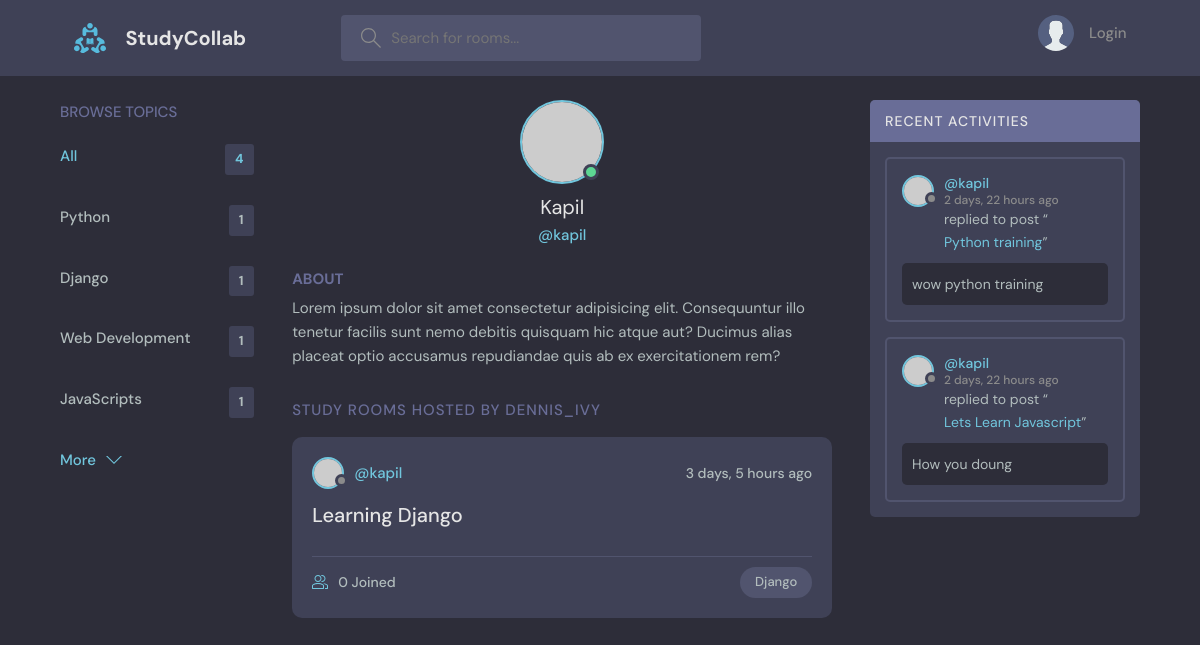
/profile/2, run on an earlier commit of the app's database.
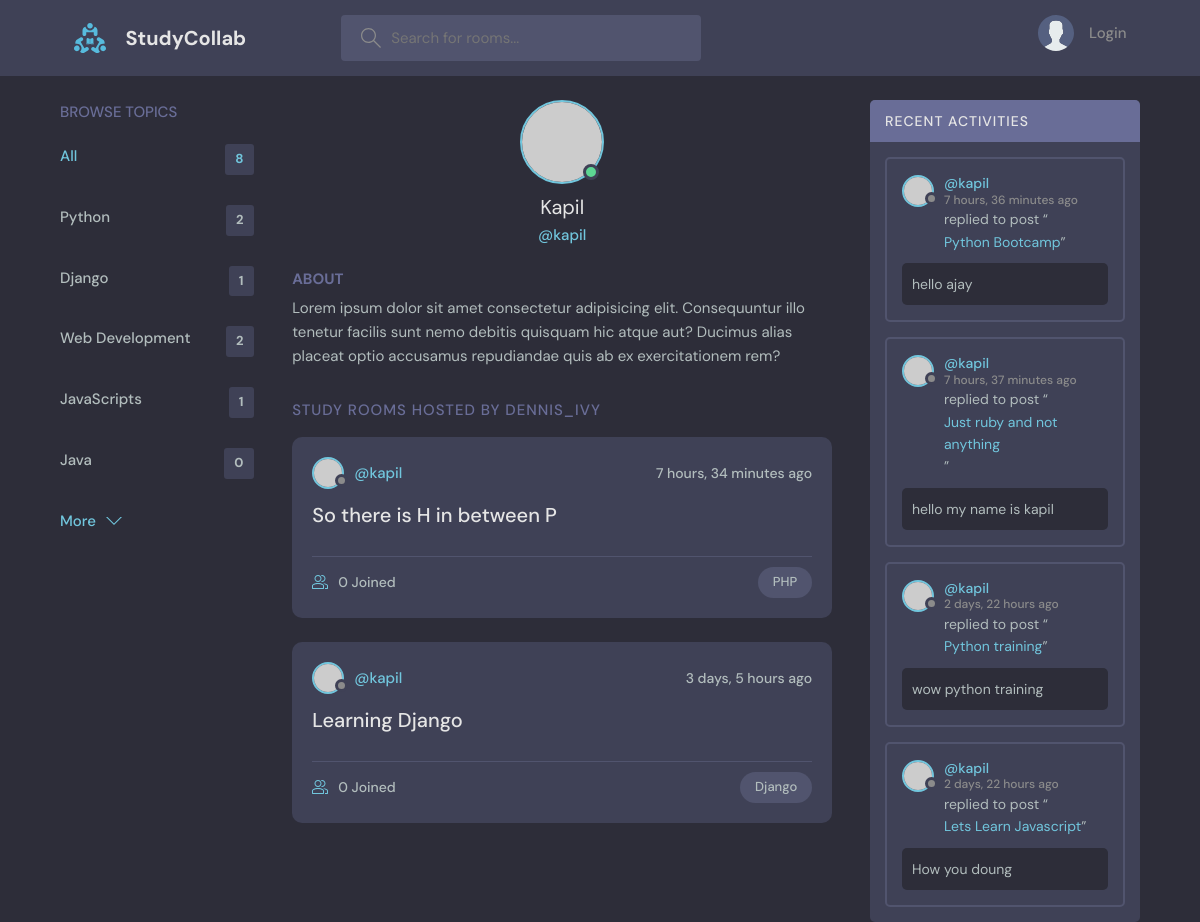
And on a later commit of the database.
### base/models.py (models this page shows, shortened)
class Topic(models.Model):
    name = models.CharField(max_length=255)

class Room(models.Model):
    host = models.ForeignKey(User, on_delete=models.CASCADE, null=True ,related_name='host')
    topic = models.ForeignKey(Topic, on_delete=models.SET_NULL, null=True, related_name='topic')
    participants = models.ManyToManyField(User,related_name='participants',blank=True)
    name = models.CharField(max_length=255)
    description = models.TextField(null=True, blank=True)
    updated = models.DateTimeField(auto_now=True)
    created = models.DateTimeField(auto_now_add=True)
    class Meta:
        ordering = ['-updated', '-created']
    def __str__(self) -> str:
        return self.name

class Message(models.Model):
    user = models.ForeignKey(User, on_delete=models.CASCADE, related_name='user')
    room = models.ForeignKey(Room, on_delete=models.CASCADE, related_name='message')
    body = models.TextField()
    updated = models.DateTimeField(auto_now=True)
    created = models.DateTimeField(auto_now_add=True)
    class Meta:
        ordering = ['-updated', '-created']

### base/views.py (the view)
# urls.py: path('profile/<str:pk>', views.userProfile, name='user-profile'),
def userProfile(request, pk):
    user = User.objects.get(pk=pk)
    rooms = user.host.all()
    room_messages = user.user.all()
    topics = Topic.objects.all()
    context ={'user':user, 'rooms':rooms, 'room_messages':room_messages, 'topics':topics}
    return render(request, 'base/profile.html', context)

### base/templates/base/profile.html (shortened to what this page needs)
{% extends 'main.html' %}
{% block content %}
  <main class="profile-page layout layout--3">
    <div class="container">
      {% include "base/topics_component.html" %}
      <div class="roomList">
        <div class="profile">
          <div class="profile__avatar">
            <div class="avatar avatar--large active">
              <img src="https://randomuser.me/api/portraits/men/11.jpg" />
            </div>
          </div>
          <div class="profile__info">
            <h3>{{user.username|capfirst}}</h3>
            <p>@{{user.username}}</p>
          </div>
          <div class="profile__about">
            <h3>About</h3>
            <p>
              Lorem ipsum dolor sit amet consectetur adipisicing elit. Consequuntur illo tenetur
              facilis sunt nemo debitis quisquam hic atque aut? Ducimus alias placeat optio
              accusamus repudiandae quis ab ex exercitationem rem?
            </p>
          </div>
        </div>
        <div class="roomList__header">
          <div>
            <h2>Study Rooms Hosted by dennis_ivy</a>
            </h2>
          </div>
        </div>
        {% include "base/feed_component.html" %}
      </div>
      {% include "base/activity_component.html" %}
    </div>
  </main>
{% endblock content %}

### templates/main.html (shortened to what this page needs)
<!DOCTYPE html>
{% load static %}
<html lang="en">
  <head>
    <link rel="stylesheet" href="{% static 'styles/style.css' %}" />
  </head>
  <body>
    {% include "navbar.html" %}
    {% block content %}{% endblock content %}
  </body>
</html>

### templates/navbar.html (shortened to what this page needs)
{% load static %}
<header class="header header--loggedIn">
    <div class="container">
      <a href="{% url "home" %}" class="header__logo">
        <img src="{% static 'images/logo.svg' %}" />
        <h1>StudyCollab</h1>
      </a>
      <form class="header__search" action="{% url "home" %}" method="GET">
        <label>
          <input name ="q" placeholder="Search for rooms..." />
        </label>
      </form>
      <nav class="header__menu">
        {% if request.user.is_authenticated %}
        <div class="header__user">
          <a href="{% url "update-user" %}">
            <div class="avatar avatar--medium active">
              <img src="https://randomuser.me/api/portraits/men/37.jpg" />
            </div>
            <p>{{request.user|capfirst}}<span>@{{request.user}}</span></p>
          </a>
          <button class="dropdown-button">
            <svg version="1.1" xmlns="http://www.w3.org/2000/svg" width="32" height="32" viewBox="0 0 32 32">
              <title>chevron-down</title>
              <path d="M16 21l-13-13h-3l16 16 16-16h-3l-13 13z"></path>
            </svg>
          </button>
        </div>
        {% else %}
        <a href="{% url "login" %}">
          <img src="{% static 'images/avatar.svg' %}"" />
          <p>Login</p>
        </a>
        {% endif %}
      </nav>
    </div>
  </header>

### base/templates/base/topics_component.html
<div class="topics">
    <div class="topics__header">
      <h2>Browse Topics</h2>
    </div>
    <ul class="topics__list">
      <li>
        <a href="{% url 'home' %}" class="active">All <span>{{topics.count}}</span></a>
      </li>
      {% for topic in topics|slice:":5" %}
      <li>
        <a href="{% url "home" %}?q={{topic.name}}">{{topic.name}} <span>{{topic.topic.all.count}}</span></a>
      </li>
      {% endfor %}
    </ul>
    <a class="btn btn--link" href="{% url "topics" %}">
      More
      <svg version="1.1" xmlns="http://www.w3.org/2000/svg" width="32" height="32" viewBox="0 0 32 32">
        <title>chevron-down</title>
        <path d="M16 21l-13-13h-3l16 16 16-16h-3l-13 13z"></path>
      </svg>
    </a>
  </div>

### base/templates/base/feed_component.html (shortened to what this page needs)
{% for room in rooms %}
<div class="roomListRoom">
    <div class="roomListRoom__header">
      <a href="{% url "user-profile" room.host.id %}" class="roomListRoom__author">
        <div class="avatar avatar--small">
          <img src="https://randomuser.me/api/portraits/women/11.jpg" />
        </div>
        <span>@{{room.host.username}}</span>
      </a>
      <div class="roomListRoom__actions">
        <span>{{room.created|timesince}} ago</span>
      </div>
    </div>
    <div class="roomListRoom__content">
      <a href="{% url 'room' room.id %}">{{room.name}}</a>
    </div>
    <div class="roomListRoom__meta">
      <a href="{% url 'room' room.id %}" class="roomListRoom__joined">
        {{room.participants.all.count}} Joined
      </a>
      <p class="roomListRoom__topic">{{room.topic.name}}</p>
    </div>
  </div>
  {% endfor %}

### base/templates/base/activity_component.html (shortened to what this page needs)
<div class="activities">
    <div class="activities__header">
      <h2>Recent Activities</h2>
    </div>
    {% for message in room_messages  %}
    <div class="activities__box">
      <div class="activities__boxHeader roomListRoom__header">
        <a href="{% url "user-profile" message.user.id %}" class="roomListRoom__author">
          <div class="avatar avatar--small">
            <img src="https://randomuser.me/api/portraits/women/11.jpg" />
          </div>
          <p>
            @{{message.user}}
            <span>{{message.created|timesince}} ago</span>
          </p>
        </a>
      </div>
      <div class="activities__boxContent">
        <p>replied to post “<a href="{% url 'room' message.room.id %}">{{message.room}}</a>”</p>
        <div class="activities__boxRoomContent">
          {{message.body}}
        </div>
      </div>
    </div>
    {% endfor %}
</div>

What changed in the data, as far as the page shows it:
computed for Topic "Python": topic.all.count "1" → "2"
computed for Topic "Web Development": topic.all.count "1" → "2"
added Topic: name "Java", topic.all.count "0"
added Room: host.username "kapil", created "7 hours, 34 minutes", name "So there is H in between P", participants.all.count "0", topic.name "PHP"
added Message: user "kapil", created "7 hours, 36 minutes", room "Python Bootcamp", body "hello ajay"
added Message: user "kapil", created "7 hours, 37 minutes", room "Just ruby and not anything", body "hello my name is kapil"
Also different on the page:
{{ topics.count }}: "4" → "8"
